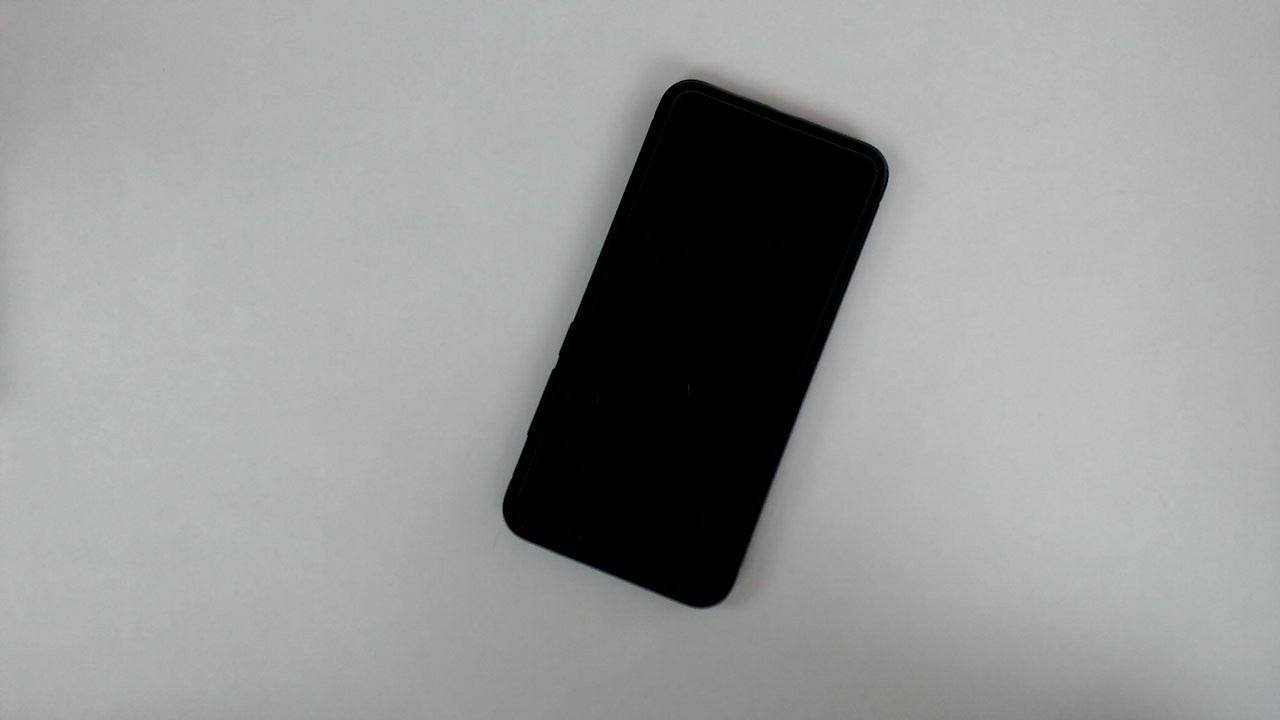
#> input picture phone.jpg, 1280 x 720 px
$ python basic_measuring_model.py
#> lines starting #> are read from the running program, lines starting #| are printed output that depends on the picture; after the words box and inside, x2 and y2 are one past the last pixel; in counts of white or black regions, pixels touching at a corner belong together
import numpy as np
import cv2

image = cv2.imread('phone.jpg') #Providing image as input
#> image is the input picture: shape (720, 1280, 3); mean B, G, R 151, 151.5, 150.2

#Function for finding the contours and measuring the object
def getcontours(img,cThr=[100,100],showCanny=False):

#> called with showCanny = True
    image_greyscale = cv2.cvtColor(image, cv2.COLOR_BGR2GRAY)
    image_blur = cv2.GaussianBlur(image,(7,7),0)
    imagecanny = cv2.Canny(image_blur,cThr[0],cThr[1])
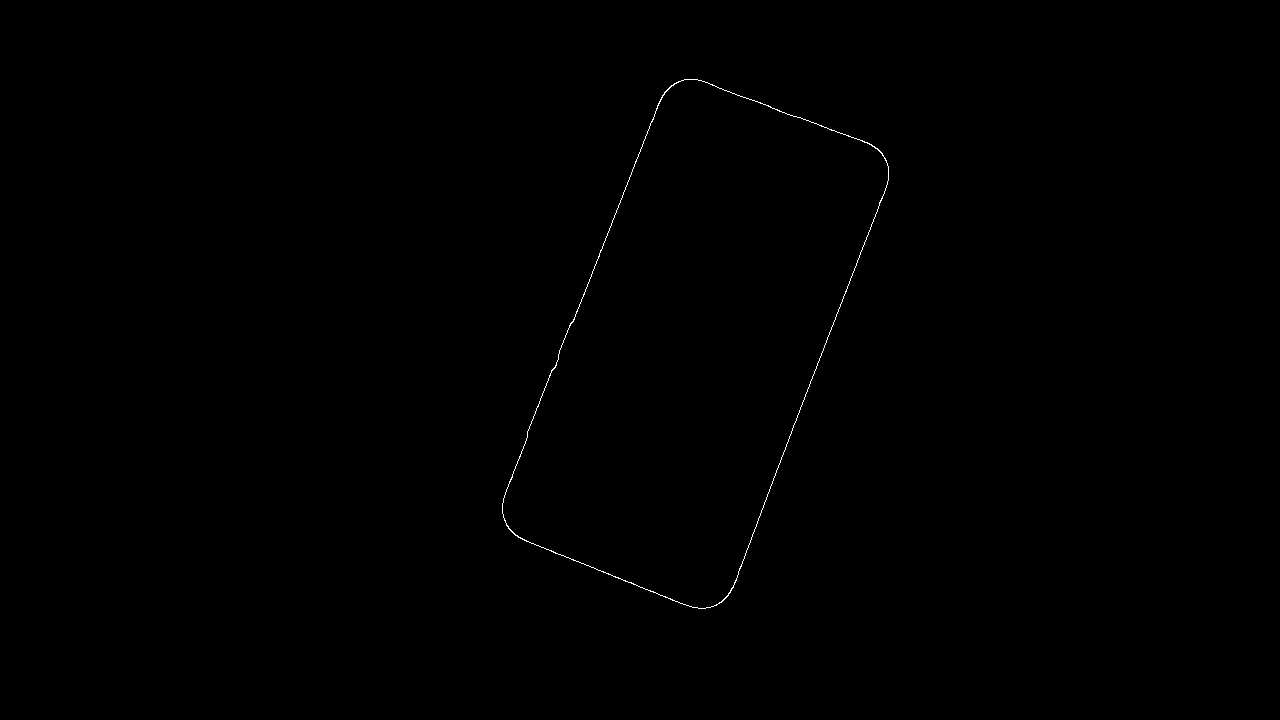
#> imagecanny: shape (720, 1280); 0.16% white in thin lines or dots, all inside (x1, y1, x2, y2) = (502, 79, 889, 609)
    kernel = np.ones((2,2))
    imgDial = cv2.dilate(imagecanny,kernel,iterations=3)
#> imgDial: shape (720, 1280); 0.75% white; 1 white region, box (x1, y1, x2, y2) and area: (502, 79, 892, 612) 6927
    imgThre = cv2.erode(imgDial,kernel,iterations=2)
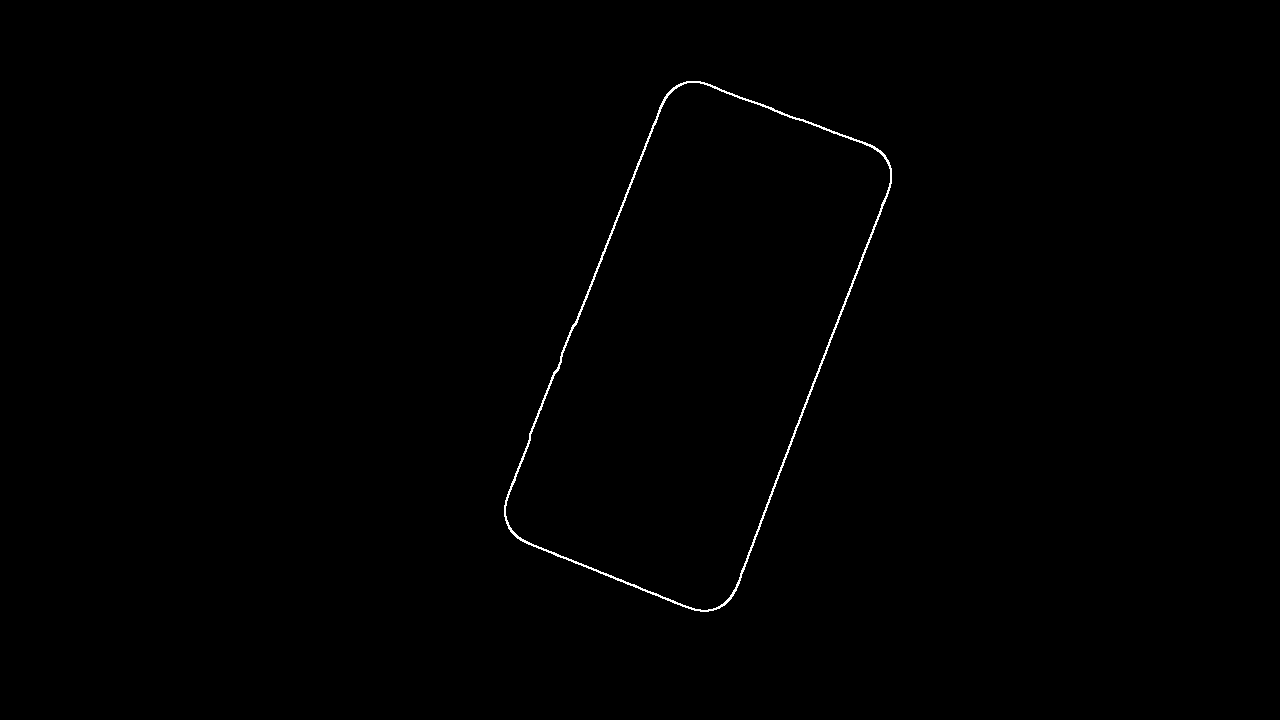
#> imgThre: shape (720, 1280); 0.35% white in thin lines or dots, all inside (x1, y1, x2, y2) = (504, 81, 892, 612)
    thresh, image_black = cv2.threshold(image_greyscale, 95,120,cv2.THRESH_BINARY)
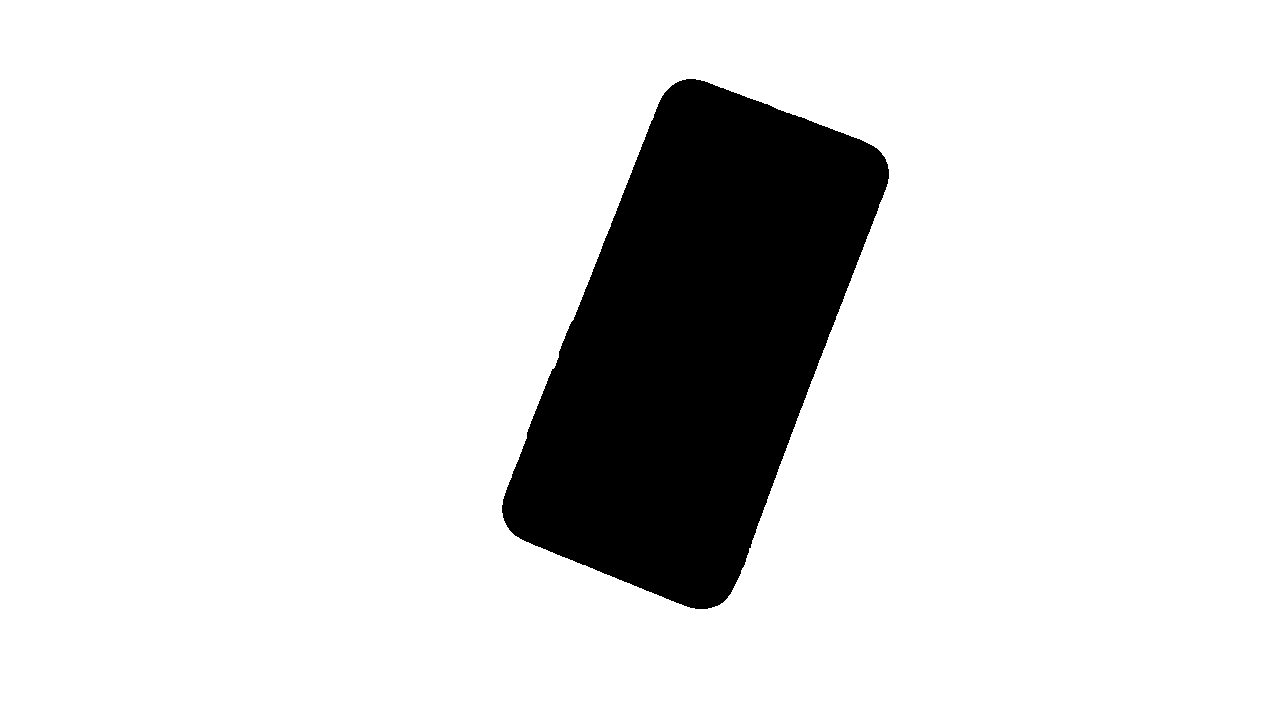
#> image_black: shape (720, 1280); values 0 (black) and 120 (white), 86.9% white; 1 black region
    if showCanny : cv2.imshow('Canny',imgThre)
    contours, _ = cv2.findContours(imgThre, cv2.RETR_EXTERNAL, cv2.CHAIN_APPROX_NONE)
#> contours = 1 contour; box (x1, y1, x2, y2) and area: (504, 81, 892, 612) 120603

    for contour in contours:

        rect = cv2.minAreaRect(contour)
        (x,y), (w,h), angle = rect

        box = cv2.boxPoints(rect)
        box = np.int0(box)

        Wi = w*0.02645833    #converting from pixels to cm
        He = h*0.02645833

        cv2.polylines(image,[box],True,(0,255,0),2)
        cv2.putText(image,"Width : {}cm".format(round(Wi,1)),(int(x-490),int(y - 15)), cv2.FONT_HERSHEY_PLAIN,3,(100,0,0),2)   #Printing the values on the screen
        cv2.putText(image,"Height : {}cm".format(round(He,1)),(int(x-490),int(y - 100)), cv2.FONT_HERSHEY_PLAIN,3,(100,0,0),2)
        print(box)
#> this loop made 1 pass
#> (x, y, w, h, angle, box, Wi, He) on pass 1: (696.5, 344.6, 498.8, 249.7, -69.07, [[724, 622], [490, 532], [668, 67], [902, 156]], 13.2, 6.61)
#| [[724 622]
#|  [490 532]
#|  [668  67]
#|  [902 156]]
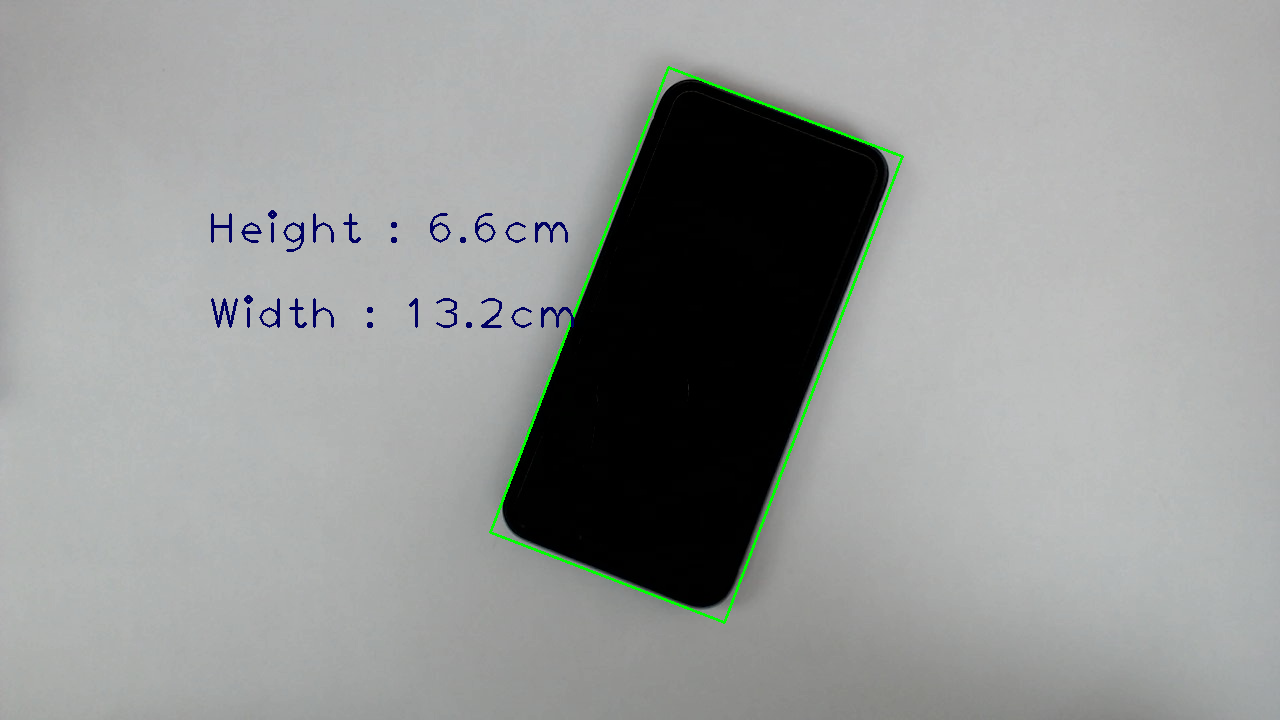
#> image: shape (720, 1280, 3); 0.84% of pixels changed, all inside (x1, y1, x2, y2) = (211, 66, 904, 624)


getcontours(image,showCanny=True)

cv2.imshow('frame',image)
cv2.waitKey(0)

cv2.destroyAllWindows()
